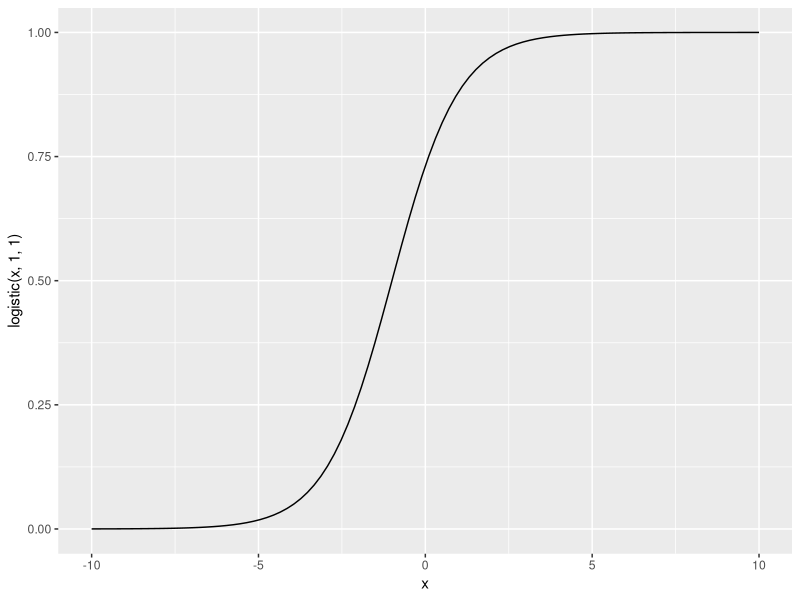
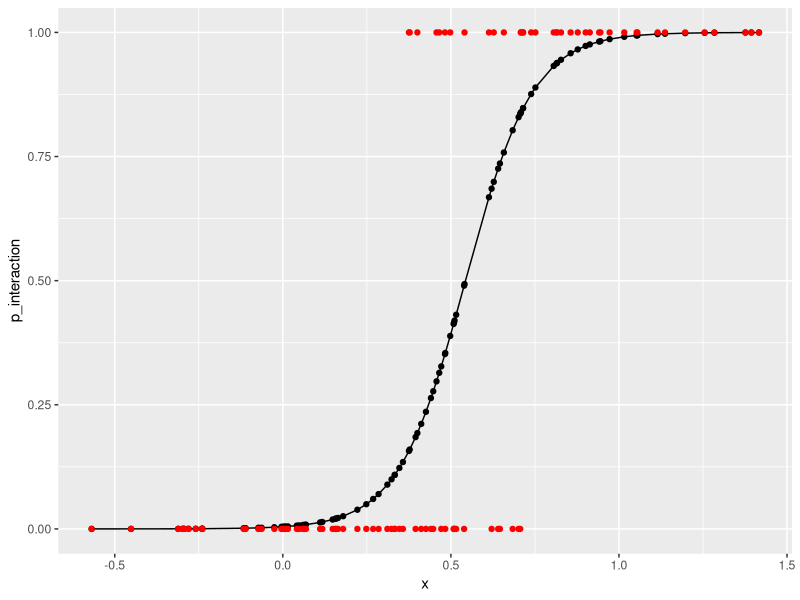
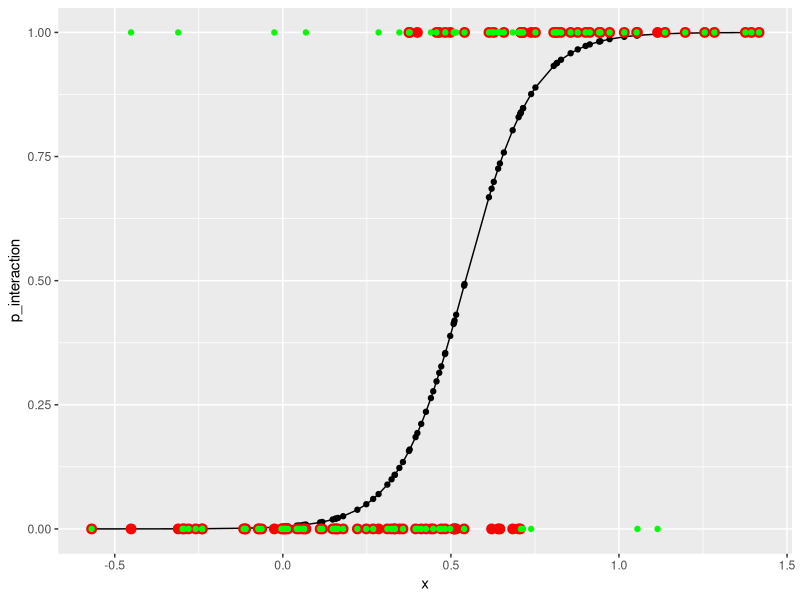
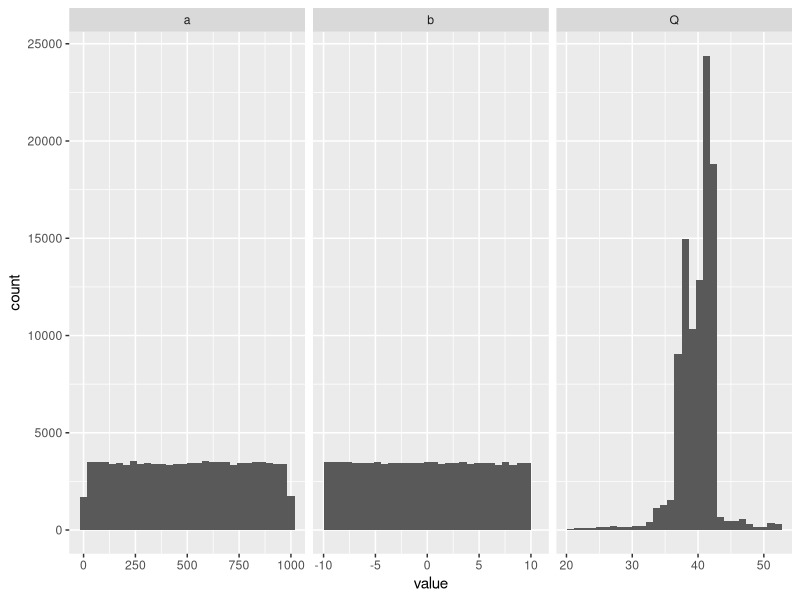
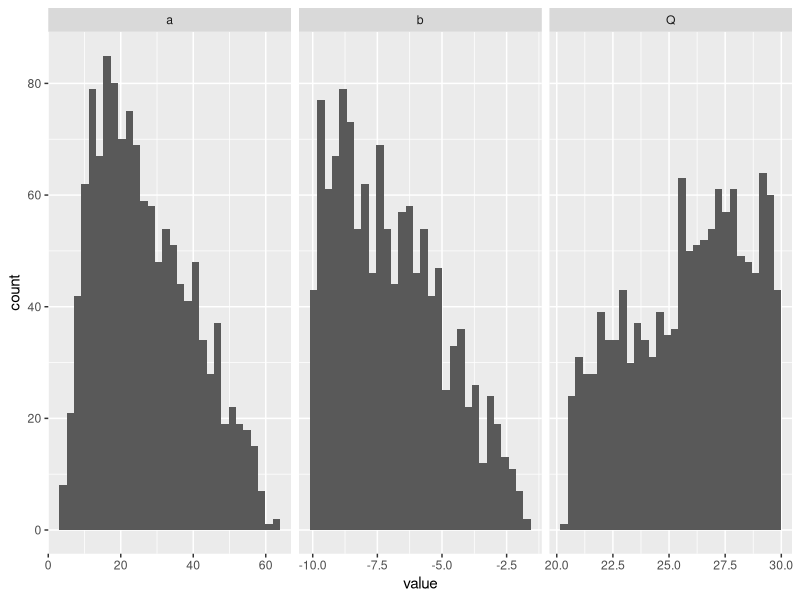
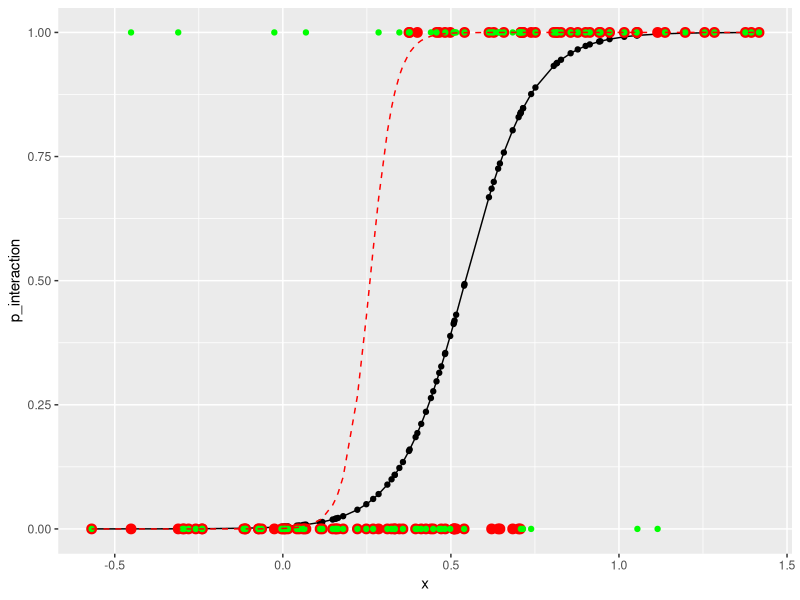

Recreate these plots in R, in order.
library(boot)
library(ggplot2)
library(dplyr)
library(tidyr)

#logistic model y = a*x + b  ~Food Web Model
logistic <- function(x, a, b){
  yy <- inv.logit(a*x+b)
  return(yy)
}

x <- seq(-10, 10, length=100)
ggplot(mapping=aes(x=x, y=logistic(x, 1, 1))) +
  geom_line()


## parameters
mass_mean <- 1
mass_sd <- 1
num_species <- 100
#<<<<<<< HEAD
real_a <- 1 # ~Real Parameters
#=======
real_a <- 10 # ~Real Parameters

real_b <- -5 # ~Real Parameters


x <- log10(rlnorm(num_species, mass_mean, mass_sd)) # ~Real Body Sizes
real_b <- real_b - mean(x)
#The number of interactions increases with increasing body size. Species with max. body size will have 5
#interactions and min. body size will have 1 interaction and other species in between (i.e 2,3,4).
min_bs <- min(x)
max_bs <- max(x)
f <- function(x)
{
  f <- round(1+4*(x-min_bs)/(max_bs-min_bs))
}
x_data <- data.frame(bs = x, no = f(x), interactions = list(0,0,0,0,0))

# ~Real food web
p_interaction <- logistic(x, real_a, real_b) 

# ~Stochasticity in the system's biology
interaction_org <- numeric(length=num_species)
for(i in 1:num_species)
  {
  x_data[i,3:(2+f(x[i]))] <- rbinom(f(x[i]), 1, p_interaction[i])
  interaction_org[i] <- rbinom(1, 1, p_interaction[i])
  }
  

## deterministic biology version
#interaction <- ifelse(p_interaction<0.3, 0, 1)


## add multiple observations per interaction (perhaps body size dependent)


ggplot(mapping=aes(x=x, y=p_interaction)) +
  geom_point() + geom_line() +
  geom_point(mapping=aes(y=interaction_org), col="red")


## add observation error
p_1_1 <- 0.8  ## larger values give lower observation error
p_0_0 <- 0.7  ## larger values give lower observation error
rans_list <- runif(num_species*5)

raw_obs_interaction <- numeric(5)
obs_interaction <- numeric(num_species)
count <- 1
for(i in 1:num_species)
  {
  x_count <- 1
  for(interaction in x_data[i,3:7])
    {
      rans <- rans_list[count]
      raw_obs_interaction[x_count] <- ifelse(interaction==1 & rans>p_1_1, interaction-1,
                                    ifelse(interaction==0 & rans>p_0_0, interaction+1, interaction))
      count <- count+1
      x_count <- x_count+1
  }
  print(sum(raw_obs_interaction[1:x_data[i,2]]))
  print(x_data[i,2]/2)
  obs_interaction[i] <- ifelse(sum(raw_obs_interaction[1:x_data[i,2]])>x_data[i,2]/2,1,0)
  }



ggplot(mapping=aes(x=x, y=p_interaction)) +
  geom_point() + geom_line() +
  geom_point(mapping=aes(y=interaction_org), col="red", size=3) +
  geom_point(mapping=aes(y=obs_interaction), col="green")


#Parameter Estimation (ABC)
numm <- 100000
guesses <- data.frame(a=runif(numm,0,1000),
                      b=runif(numm,-10,10),
                      Q = rep(NA,numm))

for(i in 1:numm)
{
  guesses$Q[i] <-  sum(1-dbinom(obs_interaction, 1, logistic(x, guesses$a[i], guesses$b[i])))
}

## Why so many infinite values?

guesses <- filter(guesses, is.finite(Q))

ggplot(gather(guesses), aes(x=value)) +
  facet_wrap(~key, scales="free_x") + 
  geom_histogram()

threshold <- 30

guesses %>%
  filter(Q<threshold) %>%
  gather() %>%
  ggplot(aes(x=value)) +
  facet_wrap(~key, scales="free_x") +
  geom_histogram()


means <- guesses %>%
  filter(Q<threshold) %>%
  summarise_all(mean)



ggplot(mapping=aes(x=x, y=p_interaction)) +
  geom_point() + geom_line() +
  geom_point(mapping=aes(y=interaction_org), col="red", size=3) +
  geom_point(mapping=aes(y=obs_interaction), col="green") +
  geom_line(aes(y=logistic(x, means$a, means$b)), col="red", linetype="dashed")


#<<<<<<< HEAD
# m1 <- glm(obs_interaction ~ x, family=binomial)
# summary(m1)
#=======
# m1 <- glm(obs_interaction ~ x, family=binomial)
# summary(m1)

## plot the glm curve
## plot samples from the posteriors

